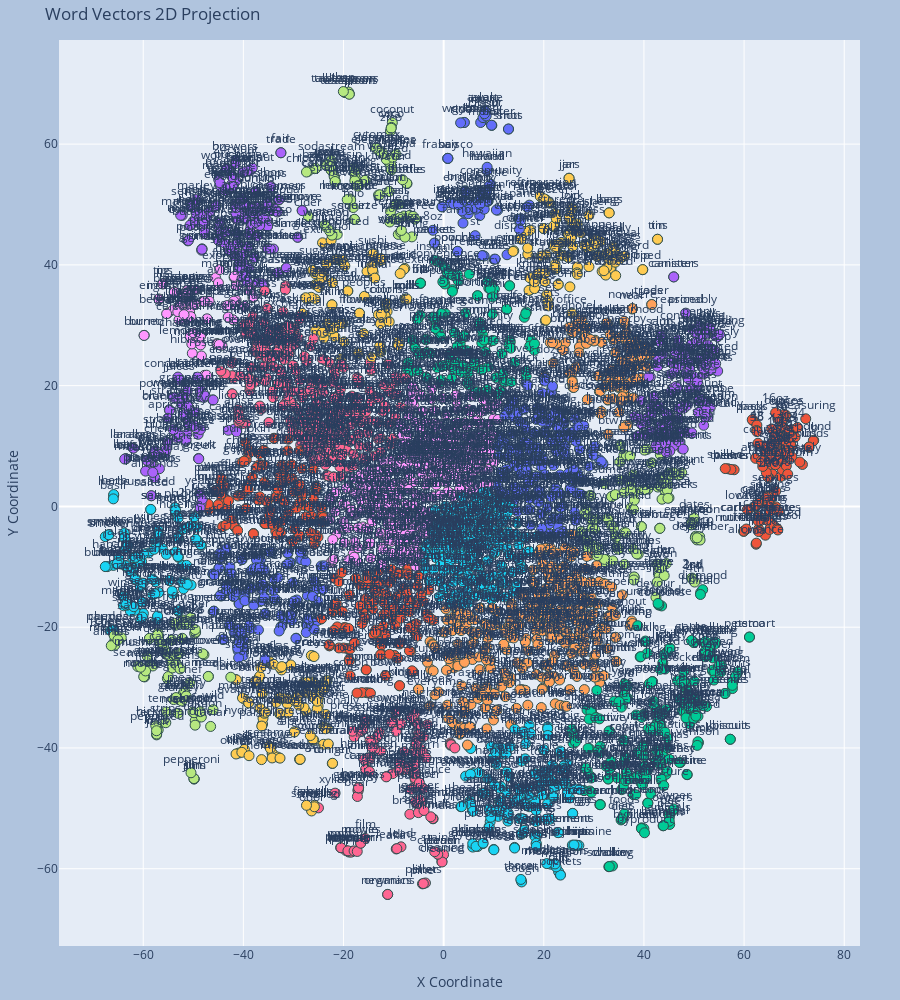

The code cell stored with this chart in its notebook:
### Markdown cell above
Interactive visualization

### Code cell
import plotly.graph_objs as go
import plotly.express as px
from sklearn.cluster import KMeans

# Assuming 'word_vectors_2d' and 'words' are already defined
visible_words = words  # You can limit the number of words for better performance and clarity

# Apply K-Means clustering
num_clusters = 30  # Adjust the number of clusters as needed
kmeans = KMeans(n_clusters=num_clusters)
clusters = kmeans.fit_predict(word_vectors_2d)

# Create a color map for clusters
colors = px.colors.qualitative.Plotly  # Using Plotly's qualitative colors
cluster_colors = [colors[i % len(colors)] for i in clusters]

# Create a scatter plot
fig = go.Figure(data=[go.Scatter(
    x=[word_vectors_2d[i, 0] for i in range(len(visible_words))],
    y=[word_vectors_2d[i, 1] for i in range(len(visible_words))],
    text=visible_words,
    mode='markers+text',
    textposition='top center',
    marker=dict(color=cluster_colors, size=10, line=dict(color='DarkSlateGrey', width=1))
)])

# Update layout for better readability
fig.update_layout(
    title='Word Vectors 2D Projection',
    xaxis_title='X Coordinate',
    yaxis_title='Y Coordinate',
    margin=dict(l=40, r=40, t=40, b=40),
    paper_bgcolor="LightSteelBlue",
    height=1000,
)

# Show plot
fig.show()

### Figure 1 — Plotly figure (JSON) as saved in the notebook; plotly's stock layout.template omitted (floating-point values rounded to 4 significant figures; data arrays with more than 128 entries replaced by an {"elided": "..."} marker saying what was removed)
{"data": [{"marker": {"color": {"elided": "3718 str values"}, "line": {"color": "DarkSlateGrey", "width": 1}, "size": 10}, "mode": "markers+text", "text": {"elided": "3718 str values"}, "textposition": "top center", "type": "scatter", "x": {"elided": "3718 float values"}, "y": {"elided": "3718 float values"}}], "layout": {"height": 1000, "margin": {"b": 40, "l": 40, "r": 40, "t": 40}, "paper_bgcolor": "LightSteelBlue", "title": {"text": "Word Vectors 2D Projection"}, "xaxis": {"title": {"text": "X Coordinate"}}, "yaxis": {"title": {"text": "Y Coordinate"}}}}
